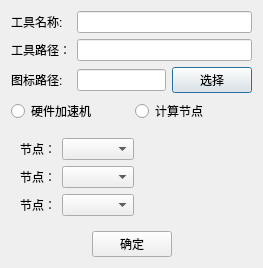
<?xml version="1.0" encoding="UTF-8"?>
<ui version="4.0">
 <class>AddToolInfoDialog</class>
 <widget class="QDialog" name="AddToolInfoDialog">
  <property name="geometry">
   <rect>
    <x>0</x>
    <y>0</y>
    <width>263</width>
    <height>256</height>
   </rect>
  </property>
  <property name="windowTitle">
   <string>增加工具信息</string>
  </property>
  <layout class="QVBoxLayout" name="verticalLayout">
   <item>
    <layout class="QGridLayout" name="gridLayout_2">
     <item row="0" column="0">
      <widget class="QLabel" name="label_2">
       <property name="text">
        <string>工具名称:</string>
       </property>
      </widget>
     </item>
     <item row="0" column="1" colspan="2">
      <widget class="QLineEdit" name="lineEditToolName"/>
     </item>
     <item row="1" column="0">
      <widget class="QLabel" name="label">
       <property name="text">
        <string>工具路径：</string>
       </property>
      </widget>
     </item>
     <item row="1" column="1" colspan="2">
      <widget class="QLineEdit" name="lineEditToolPath"/>
     </item>
     <item row="2" column="0">
      <widget class="QLabel" name="label_4">
       <property name="text">
        <string>图标路径:</string>
       </property>
      </widget>
     </item>
     <item row="2" column="1">
      <widget class="QLineEdit" name="lineEdit"/>
     </item>
     <item row="2" column="2">
      <widget class="QPushButton" name="btnChooseImage">
       <property name="text">
        <string>选择</string>
       </property>
      </widget>
     </item>
    </layout>
   </item>
   <item>
    <layout class="QHBoxLayout" name="horizontalLayout_3">
     <item>
      <widget class="QRadioButton" name="accelerateRadioButton">
       <property name="text">
        <string>硬件加速机</string>
       </property>
      </widget>
     </item>
     <item>
      <widget class="QRadioButton" name="nodeRadioButton">
       <property name="text">
        <string>计算节点</string>
       </property>
      </widget>
     </item>
    </layout>
   </item>
   <item>
    <widget class="QWidget" name="widget" native="true">
     <layout class="QGridLayout" name="gridLayout">
      <item row="0" column="0">
       <widget class="QLabel" name="label4">
        <property name="text">
         <string>节点：</string>
        </property>
       </widget>
      </item>
      <item row="0" column="1">
       <widget class="QComboBox" name="IpcomboBox1"/>
      </item>
      <item row="0" column="2">
       <spacer name="horizontalSpacer">
        <property name="orientation">
         <enum>Qt::Horizontal</enum>
        </property>
        <property name="sizeHint" stdset="0">
         <size>
          <width>40</width>
          <height>20</height>
         </size>
        </property>
       </spacer>
      </item>
      <item row="1" column="0">
       <widget class="QLabel" name="label5">
        <property name="text">
         <string>节点：</string>
        </property>
       </widget>
      </item>
      <item row="1" column="1">
       <widget class="QComboBox" name="IpcomboBox2"/>
      </item>
      <item row="1" column="2">
       <spacer name="horizontalSpacer_4">
        <property name="orientation">
         <enum>Qt::Horizontal</enum>
        </property>
        <property name="sizeHint" stdset="0">
         <size>
          <width>40</width>
          <height>20</height>
         </size>
        </property>
       </spacer>
      </item>
      <item row="2" column="0">
       <widget class="QLabel" name="label6">
        <property name="text">
         <string>节点：</string>
        </property>
       </widget>
      </item>
      <item row="2" column="1">
       <widget class="QComboBox" name="IpcomboBox3"/>
      </item>
      <item row="2" column="2">
       <spacer name="horizontalSpacer_5">
        <property name="orientation">
         <enum>Qt::Horizontal</enum>
        </property>
        <property name="sizeHint" stdset="0">
         <size>
          <width>40</width>
          <height>20</height>
         </size>
        </property>
       </spacer>
      </item>
     </layout>
    </widget>
   </item>
   <item>
    <layout class="QHBoxLayout" name="horizontalLayout_4">
     <item>
      <spacer name="horizontalSpacer_3">
       <property name="orientation">
        <enum>Qt::Horizontal</enum>
       </property>
       <property name="sizeHint" stdset="0">
        <size>
         <width>40</width>
         <height>20</height>
        </size>
       </property>
      </spacer>
     </item>
     <item>
      <layout class="QHBoxLayout" name="horizontalLayout">
       <item>
        <widget class="QPushButton" name="btnOK">
         <property name="text">
          <string>确定</string>
         </property>
        </widget>
       </item>
      </layout>
     </item>
     <item>
      <spacer name="horizontalSpacer_2">
       <property name="orientation">
        <enum>Qt::Horizontal</enum>
       </property>
       <property name="sizeHint" stdset="0">
        <size>
         <width>40</width>
         <height>20</height>
        </size>
       </property>
      </spacer>
     </item>
    </layout>
   </item>
  </layout>
 </widget>
 <resources/>
 <connections/>
</ui>
